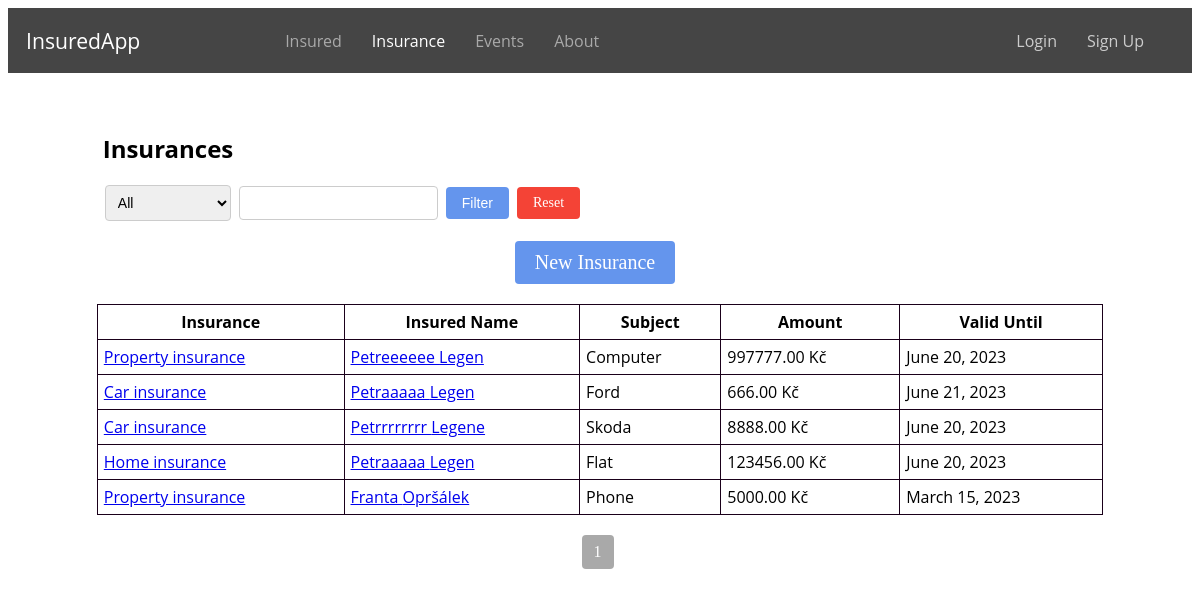
/insurances/, run on the app's committed database.
### evidence/models.py (models this page shows, shortened)
class Insurance(models.Model):
    INSURANCE_TYPE = (
        ('home', 'Home insurance'),
        ('car', 'Car insurance'),
        ('property', 'Property insurance'),
    )
    insurance = models.ManyToManyField(Insured, related_name='insurance')
    type = models.CharField(max_length=32, choices=INSURANCE_TYPE)
    subject = models.CharField(max_length=32)
    amount = models.DecimalField(max_digits=10, decimal_places=2)
    valid_from = models.DateField()
    valid_until = models.DateField()
    class Meta:
        ordering = ['id']

class Insured(models.Model):
    user = models.ForeignKey(User, on_delete=models.CASCADE, related_name='insured', null=True, blank=True)
    first_name = models.CharField(max_length=100)
    profile_photo = models.ImageField(upload_to='profile_photos', blank=True, null=True)
    last_name = models.CharField(max_length=100)
    email = models.EmailField()
    role = models.CharField(max_length=20, choices=RoleEnum.choices(), null=True)
    street = models.CharField(max_length=100)
    city = models.CharField(max_length=64)
    zipcode = models.CharField(max_length=16)
    phone = models.CharField(max_length=16)
    is_policyholder = models.BooleanField(default=False)
    class Meta:
        ordering = ['id']

### evidence/views.py (the view, shortened to what this page needs)
# urls.py: path('insurances/', views.insurances, name='insurances'),
def insurances(request):
    filter_by = request.GET.get('filter_by')
    keyword = request.GET.get('keyword')
    insurance_objects = Insurance.objects.all()
    for insurance in insurance_objects:
        insured_names = [f"{insured.first_name} {insured.last_name}" for insured in insurance.insurance.all()]
        insurance.insured_names = ", ".join(insured_names)
    paginator = Paginator(insurance_objects, 7)
    page_number = request.GET.get('page')
    insurances = paginator.get_page(page_number)
    return render(request, 'insurances.html', {'insurances': insurances, 'page_obj': insurances})

### evidence/templates/insurances.html (shortened to what this page needs)
{% extends 'base.html' %}
{% block content %}
  <h2 class="insurances-h">Insurances</h2>
  <div class="filter-container">
    <form method="GET" class="filter-form">
        <select name="filter_by">
            <option value="" {% if not request.GET.filter_by %}selected{% endif %}>All</option>
        </select>
        <input type="text" name="keyword" value="{{ request.GET.keyword }}">
        <button type="submit" class="filter-button">Filter</button>
        <a href="{% url 'insurances' %}" class="reset-filter-button">Reset</a>
    </form>
    </div>
  <div class="main-buttons">
        <a href="{% url 'new_insurance' %}" class="button button-add">New Insurance</a>
  </div>
  <table class="insurances-table">
    <thead>
      <tr>
        <th>Insurance</th>
        <th>Insured Name</th>
        <th>Subject</th>
        <th>Amount</th>
        <th>Valid Until</th>
      </tr>
    </thead>
    <tbody>
      {% for insurance in page_obj %}
        <tr>
          <td><a href="{% url 'insurance_detail' insurance_id=insurance.id %}">{{ insurance.get_type_display }}</a></td>
          <td>
            {% for insured in insurance.insurance.all %}
            {% if not insured.is_policyholder %}
            <a href="{% url 'insured_detail' insured_id=insured.id %}">{{ insured.first_name }} {{ insured.last_name }}
              {% endif %}
            </a>
            {% endfor %}
          </td>
          <td>{{ insurance.subject }}</td>
          <td>{{ insurance.amount }} Kč</td>
          <td>{{ insurance.valid_until }}</td>
        </tr>
      {% endfor %}
    </tbody>
  </table>
  <div class="pagination">
    <span class="current-page">{{ page_obj.number }}</span>
  </div>
{% endblock %}

### static/css/style.css (style rules this page uses)
.insured-h, .insurances-h, .insured-events-h { margin-top: 5%; margin-left: 8%; font-family: 'Open Sans', sans-serif; }
.button { display: inline-block; padding: 5px 10px; color: #fff; text-decoration: none; font-size: 14px; border-radius: 4px; }
.button-add { background-color: #6495ED; }
.main-buttons { display: flex; justify-content: center; margin-top: 10px; }
.main-buttons .button { margin-right: 10px; font-size: 20px; padding: 10px 20px; }
.insured-table, .policies-table, .insurances-table, .insured-events-table { width: 85%; margin-top: 20px; margin-left: auto; margin-right: auto; border-collapse: collapse; font-family: 'Open Sans', sans-serif; }
.insured-table th, .insured-table td, .policies-table th, .policies-table td, .insurances-table th, .insurances-table td, .insured-events-table th, .insured-events-table td { padding: 6px; border: 1px solid #1a001a; }
.pagination { display: flex; justify-content: center; margin-top: 20px; }
.pagination .current-page { display: inline-block; padding: 8px 12px; background-color: #A9A9A9; color: #fff; font-size: 16px; border-radius: 4px; margin-right: 5px; }
.filter-container { width: 85%; margin-top: 20px; margin-left: auto; margin-right: auto; margin-bottom: 20px; }
.filter-form { display: flex; align-items: center; }
.filter-form select, .filter-form input[type="text"] { padding: 8px; font-size: 14px; border: 1px solid #ccc; border-radius: 4px; margin-left: 8px; }
.filter-form button { padding: 8px 16px; font-size: 14px; background-color: #6495ED; color: white; border: none; border-radius: 4px; cursor: pointer; margin-left: 8px; }
.filter-form a { padding: 8px 16px; font-size: 14px; background-color: #f44336; color: white; text-decoration: none; border-radius: 4px; margin-left: 8px; }

### data on the page
Insurance: type "Property insurance", subject "Computer", amount "997777.00", valid_until "June 20, 2023"
Insured: first_name "Petreeeeee", last_name "Legen"
Insurance: type "Car insurance", subject "Ford", amount "666.00", valid_until "June 21, 2023"
Insured: first_name "Petraaaaa", last_name "Legen"
Insurance: type "Car insurance", subject "Skoda", amount "8888.00", valid_until "June 20, 2023"
Insured: first_name "Petrrrrrrrr", last_name "Legene"
Insurance: type "Home insurance", subject "Flat", amount "123456.00", valid_until "June 20, 2023"
Insurance: type "Property insurance", subject "Phone", amount "5000.00", valid_until "March 15, 2023"
Insured: first_name "Franta", last_name "Opršálek"

### other printed values
{{ page_obj.number }} "1"
